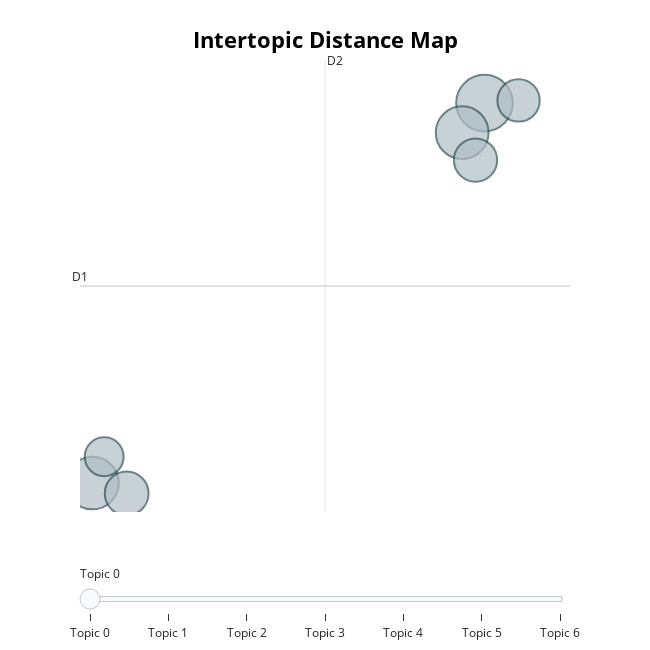

The notebook cell saved with this chart:
### Markdown cell above
### Visualizing Topics

### Code cell
topic_model.visualize_topics(custom_labels=True)

### Figure 1 — Plotly figure (JSON) as saved in the notebook; plotly's stock layout.template omitted (floating-point values rounded to 4 significant figures)
{"data": [{"customdata": [[0, "driverless | driverless cars | driver | driverless car | road", 3499], [1, "students | emotions | facial | computer | student", 3043], [2, "venus | surface | dangers | studying | nasa", 3017], [3, "mars | landform | aliens | face mars | nasa", 2094], [4, "electoral | vote | electoral college | president | electors", 2046], [5, "usage | pollution | car usage | smog | limiting", 1960], [6, "seagoing | luke | cowboys | seagoing cowboys | cowboy", 1648]], "hovertemplate": "<b>Topic %{customdata[0]}</b><br>%{customdata[1]}<br>Size: %{customdata[2]}", "legendgroup": "", "marker": {"color": "#B0BEC5", "line": {"color": "DarkSlateGrey", "width": 2}, "size": [3499, 3043, 3017, 2094, 2046, 1960, 1648], "sizemode": "area", "sizeref": 2.187, "symbol": "circle"}, "mode": "markers", "name": "", "orientation": "v", "showlegend": false, "type": "scatter", "x": [5.131, 4.76, -1.383, -0.8148, 4.982, 5.698, -1.188], "xaxis": "x", "y": [5.689, 5.06, -2.406, -2.628, 4.475, 5.746, -1.845], "yaxis": "y"}], "layout": {"annotations": [{"showarrow": false, "text": "D1", "x": -1.59, "y": 1.793, "yshift": 10}, {"showarrow": false, "text": "D2", "x": 2.481, "xshift": 10, "y": 6.608}], "height": 650, "hoverlabel": {"bgcolor": "white", "font": {"family": "Rockwell", "size": 16}}, "legend": {"itemsizing": "constant", "tracegroupgap": 0}, "margin": {"t": 60}, "shapes": [{"line": {"color": "#CFD8DC", "width": 2}, "type": "line", "x0": 2.481, "x1": 2.481, "y0": -3.023, "y1": 6.608}, {"line": {"color": "#9E9E9E", "width": 2}, "type": "line", "x0": -1.59, "x1": 6.552, "y0": 1.793, "y1": 1.793}], "sliders": [{"active": 0, "pad": {"t": 50}, "steps": [{"args": [{"marker.color": [["red", "#B0BEC5", "#B0BEC5", "#B0BEC5", "#B0BEC5", "#B0BEC5", "#B0BEC5"]]}], "label": "Topic 0", "method": "update"}, {"args": [{"marker.color": [["#B0BEC5", "red", "#B0BEC5", "#B0BEC5", "#B0BEC5", "#B0BEC5", "#B0BEC5"]]}], "label": "Topic 1", "method": "update"}, {"args": [{"marker.color": [["#B0BEC5", "#B0BEC5", "red", "#B0BEC5", "#B0BEC5", "#B0BEC5", "#B0BEC5"]]}], "label": "Topic 2", "method": "update"}, {"args": [{"marker.color": [["#B0BEC5", "#B0BEC5", "#B0BEC5", "red", "#B0BEC5", "#B0BEC5", "#B0BEC5"]]}], "label": "Topic 3", "method": "update"}, {"args": [{"marker.color": [["#B0BEC5", "#B0BEC5", "#B0BEC5", "#B0BEC5", "red", "#B0BEC5", "#B0BEC5"]]}], "label": "Topic 4", "method": "update"}, {"args": [{"marker.color": [["#B0BEC5", "#B0BEC5", "#B0BEC5", "#B0BEC5", "#B0BEC5", "red", "#B0BEC5"]]}], "label": "Topic 5", "method": "update"}, {"args": [{"marker.color": [["#B0BEC5", "#B0BEC5", "#B0BEC5", "#B0BEC5", "#B0BEC5", "#B0BEC5", "red"]]}], "label": "Topic 6", "method": "update"}]}], "title": {"font": {"color": "Black", "size": 22}, "text": "<b>Intertopic Distance Map</b>", "x": 0.5, "xanchor": "center", "y": 0.95, "yanchor": "top"}, "width": 650, "xaxis": {"anchor": "y", "domain": [0, 1], "range": [-1.59, 6.552], "title": {"text": ""}, "visible": false}, "yaxis": {"anchor": "x", "domain": [0, 1], "range": [-3.023, 6.608], "title": {"text": ""}, "visible": false}}}
